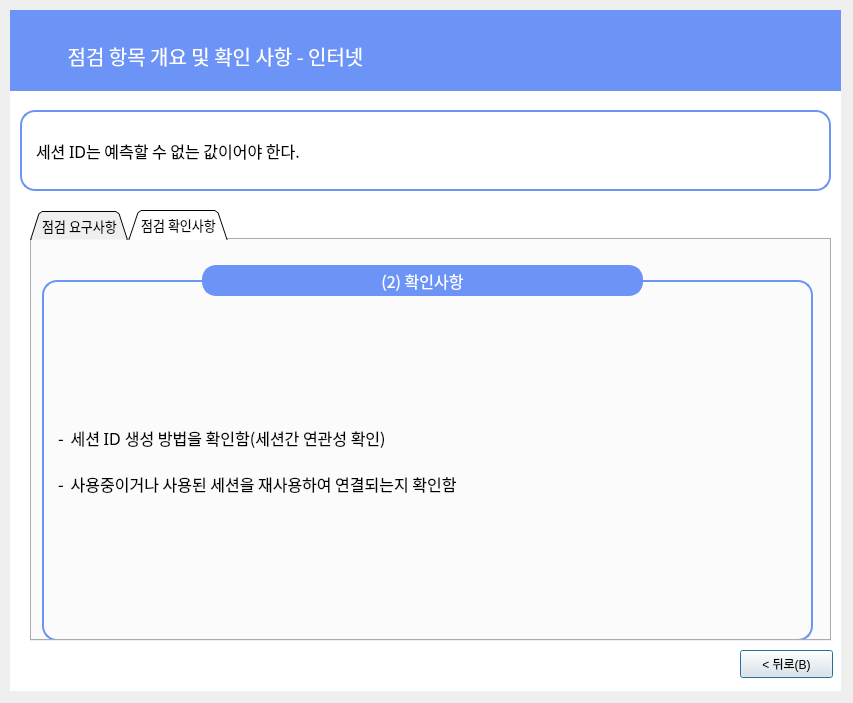
<?xml version="1.0" encoding="UTF-8"?>
<ui version="4.0">
 <class>Dialog</class>
 <widget class="QDialog" name="Dialog">
  <property name="geometry">
   <rect>
    <x>0</x>
    <y>0</y>
    <width>853</width>
    <height>703</height>
   </rect>
  </property>
  <property name="windowTitle">
   <string>Dialog</string>
  </property>
  <widget class="QLabel" name="label_6">
   <property name="geometry">
    <rect>
     <x>10</x>
     <y>10</y>
     <width>831</width>
     <height>681</height>
    </rect>
   </property>
   <property name="font">
    <font>
     <family>Gmarket Sans TTF</family>
     <pointsize>16</pointsize>
     <weight>50</weight>
     <bold>false</bold>
     <kerning>true</kerning>
    </font>
   </property>
   <property name="autoFillBackground">
    <bool>false</bool>
   </property>
   <property name="styleSheet">
    <string notr="true">background-color: rgb(255,255,255);
border-color: rgb(0, 0, 0);</string>
   </property>
   <property name="text">
    <string/>
   </property>
   <property name="scaledContents">
    <bool>false</bool>
   </property>
   <property name="alignment">
    <set>Qt::AlignCenter</set>
   </property>
  </widget>
  <widget class="QLabel" name="label_7">
   <property name="geometry">
    <rect>
     <x>10</x>
     <y>10</y>
     <width>831</width>
     <height>81</height>
    </rect>
   </property>
   <property name="font">
    <font>
     <family>Gmarket Sans TTF</family>
     <pointsize>11</pointsize>
     <weight>50</weight>
     <bold>false</bold>
     <kerning>true</kerning>
    </font>
   </property>
   <property name="autoFillBackground">
    <bool>false</bool>
   </property>
   <property name="styleSheet">
    <string notr="true">background-color: rgb(108, 147, 246);
border-color: rgb(0, 0, 0);</string>
   </property>
   <property name="text">
    <string/>
   </property>
   <property name="scaledContents">
    <bool>false</bool>
   </property>
  </widget>
  <widget class="QLabel" name="label_8">
   <property name="geometry">
    <rect>
     <x>10</x>
     <y>30</y>
     <width>411</width>
     <height>51</height>
    </rect>
   </property>
   <property name="font">
    <font>
     <family>AppleSDGothicNeoM00</family>
     <pointsize>15</pointsize>
    </font>
   </property>
   <property name="styleSheet">
    <string notr="true">color : rgb(255, 255, 255)</string>
   </property>
   <property name="text">
    <string>점검 항목 개요 및 확인 사항 - 인터넷</string>
   </property>
   <property name="alignment">
    <set>Qt::AlignCenter</set>
   </property>
  </widget>
  <widget class="QLabel" name="label_9">
   <property name="geometry">
    <rect>
     <x>20</x>
     <y>110</y>
     <width>811</width>
     <height>81</height>
    </rect>
   </property>
   <property name="font">
    <font>
     <family>AppleSDGothicNeoM00</family>
     <pointsize>12</pointsize>
     <weight>50</weight>
     <bold>false</bold>
     <kerning>true</kerning>
    </font>
   </property>
   <property name="autoFillBackground">
    <bool>false</bool>
   </property>
   <property name="styleSheet">
    <string notr="true">background-color : rgb(255, 255, 255);
padding-left:10px;
border: 2px solid rgb(108, 147, 246);
border-radius:15px</string>
   </property>
   <property name="text">
    <string>세션 ID는 예측할 수 없는 값이어야 한다.</string>
   </property>
   <property name="scaledContents">
    <bool>false</bool>
   </property>
  </widget>
  <widget class="QPushButton" name="pushButton_4">
   <property name="geometry">
    <rect>
     <x>740</x>
     <y>650</y>
     <width>93</width>
     <height>28</height>
    </rect>
   </property>
   <property name="text">
    <string>&lt; 뒤로(B)</string>
   </property>
  </widget>
  <widget class="QTabWidget" name="tabWidget">
   <property name="geometry">
    <rect>
     <x>30</x>
     <y>210</y>
     <width>801</width>
     <height>431</height>
    </rect>
   </property>
   <property name="font">
    <font>
     <family>AppleSDGothicNeoM00</family>
     <pointsize>10</pointsize>
    </font>
   </property>
   <property name="contextMenuPolicy">
    <enum>Qt::DefaultContextMenu</enum>
   </property>
   <property name="styleSheet">
    <string notr="true"/>
   </property>
   <property name="tabShape">
    <enum>QTabWidget::Triangular</enum>
   </property>
   <property name="currentIndex">
    <number>1</number>
   </property>
   <property name="elideMode">
    <enum>Qt::ElideNone</enum>
   </property>
   <property name="tabBarAutoHide">
    <bool>false</bool>
   </property>
   <widget class="QWidget" name="tab">
    <attribute name="title">
     <string>점검 요구사항</string>
    </attribute>
    <widget class="QLabel" name="label_21">
     <property name="geometry">
      <rect>
       <x>10</x>
       <y>40</y>
       <width>771</width>
       <height>361</height>
      </rect>
     </property>
     <property name="font">
      <font>
       <family>AppleSDGothicNeoM00</family>
       <pointsize>12</pointsize>
      </font>
     </property>
     <property name="styleSheet">
      <string notr="true">

border: 2px solid rgb(108, 147, 246);
border-radius:15px;
padding-left:10px;</string>
     </property>
     <property name="text">
      <string>- ‌ 해당 요구사항은 네트워크 세션 ID에 대한 내용으로 주로 HTTP 프로토콜에 적용됨

- ‌ 사용자 인증 등에 사용하는 세션 ID가 순차적으로 늘어나는 경우, 예측하기 쉽거나 재사용이
    가능할 수 있으므로, 예측할 수 없도록 설정해야 함

- ‌ 안전한 난수 알고리즘을 적용하여 최소 128비트의 길이로 생성되도록 권고함

- ‌ 세션 인증시 마다 세션ID는 변경되어야 하고,
    사용된 세션 ID는 재사용할 수 없도록 폐기되어야 함</string>
     </property>
    </widget>
    <widget class="QLabel" name="label_3">
     <property name="geometry">
      <rect>
       <x>160</x>
       <y>0</y>
       <width>461</width>
       <height>81</height>
      </rect>
     </property>
     <property name="font">
      <font>
       <family>AppleSDGothicNeoM00</family>
       <pointsize>12</pointsize>
      </font>
     </property>
     <property name="styleSheet">
      <string notr="true">background-color : rgb(108, 147, 246);
color : rgb(255, 255, 255);
border: 2px solid rgb(108, 147, 246);
margin-left:10px;
margin-right:10px;
margin-top:25px;
margin-bottom:25px;
border-radius:14px
</string>
     </property>
     <property name="text">
      <string>(1) 요구사항</string>
     </property>
     <property name="alignment">
      <set>Qt::AlignCenter</set>
     </property>
    </widget>
   </widget>
   <widget class="QWidget" name="tab_2">
    <attribute name="title">
     <string>점검 확인사항</string>
    </attribute>
    <widget class="QLabel" name="label_22">
     <property name="geometry">
      <rect>
       <x>10</x>
       <y>40</y>
       <width>771</width>
       <height>361</height>
      </rect>
     </property>
     <property name="font">
      <font>
       <family>AppleSDGothicNeoM00</family>
       <pointsize>12</pointsize>
      </font>
     </property>
     <property name="styleSheet">
      <string notr="true">

border: 2px solid rgb(108, 147, 246);
border-radius:15px;
padding-left:10px</string>
     </property>
     <property name="text">
      <string>- ‌ 세션 ID 생성 방법을 확인함(세션간 연관성 확인)

- ‌ 사용중이거나 사용된 세션을 재사용하여 연결되는지 확인함</string>
     </property>
    </widget>
    <widget class="QLabel" name="label_4">
     <property name="geometry">
      <rect>
       <x>160</x>
       <y>0</y>
       <width>461</width>
       <height>81</height>
      </rect>
     </property>
     <property name="font">
      <font>
       <family>AppleSDGothicNeoM00</family>
       <pointsize>12</pointsize>
      </font>
     </property>
     <property name="styleSheet">
      <string notr="true">background-color : rgb(108, 147, 246);
color : rgb(255, 255, 255);
border: 2px solid rgb(108, 147, 246);
margin-left:10px;
margin-right:10px;
margin-top:25px;
margin-bottom:25px;
border-radius:14px
</string>
     </property>
     <property name="text">
      <string>(2) 확인사항</string>
     </property>
     <property name="alignment">
      <set>Qt::AlignCenter</set>
     </property>
    </widget>
   </widget>
  </widget>
 </widget>
 <resources/>
 <connections/>
</ui>
